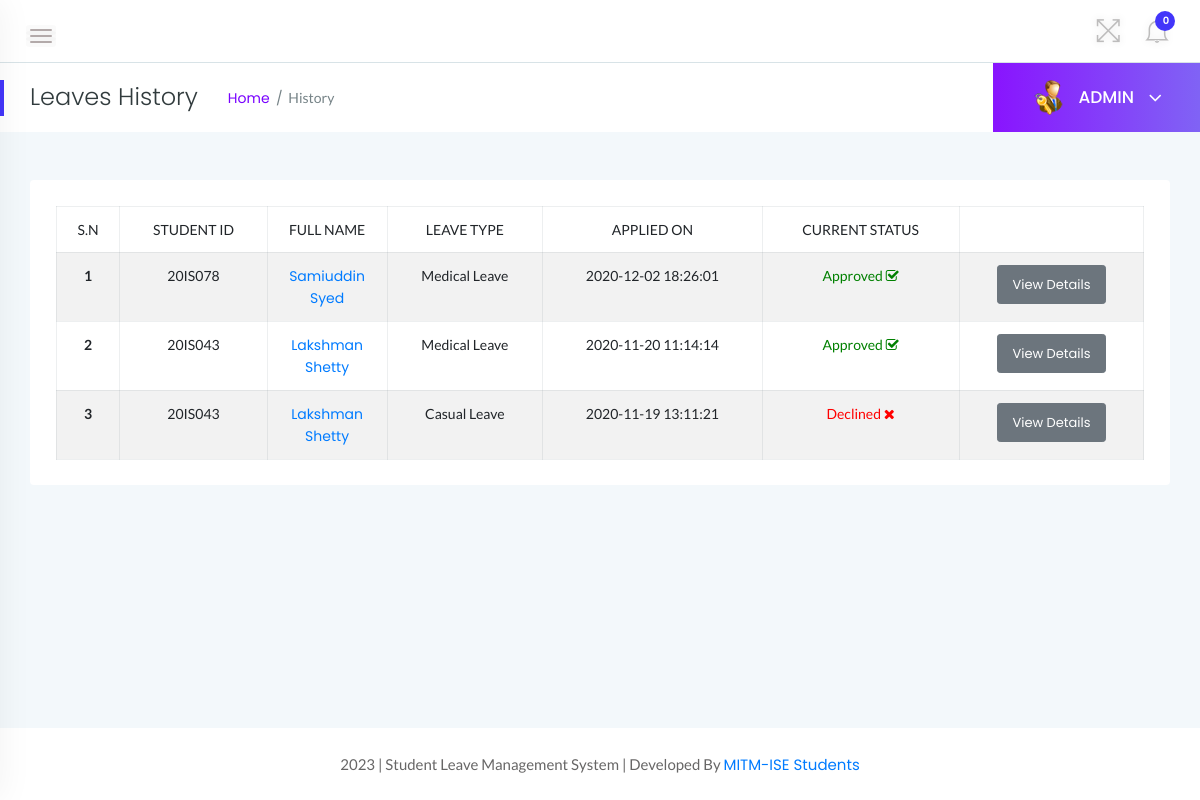
The page /admin/leave-history.php (signed in) on the database its author committed.
### tables this page shows
CREATE TABLE `tblleaves` (
  `id` int(11) NOT NULL,
  `LeaveType` varchar(110) NOT NULL,
  `ToDate` varchar(120) NOT NULL,
  `FromDate` varchar(120) NOT NULL,
  `Description` mediumtext NOT NULL,
  `PostingDate` timestamp NOT NULL DEFAULT CURRENT_TIMESTAMP,
  `AdminRemark` mediumtext,
  `AdminRemarkDate` varchar(120) DEFAULT NULL,
  `Status` int(1) NOT NULL,
  `IsRead` int(1) NOT NULL,
  `empid` int(11) DEFAULT NULL
);

CREATE TABLE `tblstudents` (
  `id` int(11) NOT NULL,
  `EmpId` varchar(100) NOT NULL,
  `FirstName` varchar(150) NOT NULL,
  `LastName` varchar(150) NOT NULL,
  `EmailId` varchar(200) NOT NULL,
  `Password` varchar(180) NOT NULL,
  `Gender` varchar(100) NOT NULL,
  `Dob` varchar(100) NOT NULL,
  `Address` varchar(255) NOT NULL,
  `City` varchar(200) NOT NULL,
  `Country` varchar(150) NOT NULL,
  `Phonenumber` char(11) NOT NULL,
  `Status` int(1) NOT NULL,
  `RegDate` timestamp NOT NULL DEFAULT CURRENT_TIMESTAMP
);

### admin/leave-history.php (the view, shortened to what this page needs)
<?php
    if(strlen($_SESSION['alogin'])==0){
        header('location:index.php');
    } else {
 ?>
<!doctype html>
<html class="no-js" lang="en">
<head>
    <link rel="stylesheet" href="../assets/css/bootstrap.min.css">
    <link rel="stylesheet" href="../assets/css/font-awesome.min.css">
    <link rel="stylesheet" href="../assets/css/themify-icons.css">
    <link rel="stylesheet" href="../assets/css/metisMenu.css">
    <link rel="stylesheet" href="../assets/css/owl.carousel.min.css">
    <link rel="stylesheet" href="../assets/css/slicknav.min.css">
    <link rel="stylesheet" href="https://www.amcharts.com/lib/3/plugins/export/export.css" type="text/css" media="all" />
    <link rel="stylesheet" type="text/css" href="https://cdn.datatables.net/1.10.19/css/jquery.dataTables.css">
    <link rel="stylesheet" type="text/css" href="https://cdn.datatables.net/1.10.18/css/dataTables.bootstrap4.min.css">
    <link rel="stylesheet" type="text/css" href="https://cdn.datatables.net/responsive/2.2.3/css/responsive.bootstrap.min.css">
    <link rel="stylesheet" type="text/css" href="https://cdn.datatables.net/responsive/2.2.3/css/responsive.jqueryui.min.css">
    <link rel="stylesheet" href="../assets/css/typography.css">
    <link rel="stylesheet" href="../assets/css/default-css.css">
    <link rel="stylesheet" href="../assets/css/styles.css">
    <link rel="stylesheet" href="../assets/css/responsive.css">
</head>
<body>
    <div class="page-container">
        <div class="main-content">
            <div class="header-area">
                <div class="row align-items-center">
                    <div class="col-md-6 col-sm-8 clearfix">
                        <div class="nav-btn pull-left">
                            <span></span>
                            <span></span>
                            <span></span>
                        </div>
                    </div>
                    <div class="col-md-6 col-sm-4 clearfix">
                        <ul class="notification-area pull-right">
                            <li id="full-view"><i class="ti-fullscreen"></i></li>
                            <?php include '../includes/admin-notification.php'?>
                        </ul>
                    </div>
                </div>
            </div>
            <div class="page-title-area">
                <div class="row align-items-center">
                    <div class="col-sm-6">
                        <div class="breadcrumbs-area clearfix">
                            <h4 class="page-title pull-left">Leaves History</h4>
                            <ul class="breadcrumbs pull-left">
                                <li><a href="dashboard.php">Home</a></li>
                                <li><span>History</span></li>
                            </ul>
                        </div>
                    </div>
                    <div class="col-sm-6 clearfix">
                        <div class="user-profile pull-right">
                            <img class="avatar user-thumb" src="../assets/images/admin.png" alt="avatar">
                            <h4 class="user-name dropdown-toggle" data-toggle="dropdown">ADMIN <i class="fa fa-angle-down"></i></h4>
                        </div>
                    </div>
                </div>
            </div>
            <div class="main-content-inner">
                <div class="row">
                                <div class="col-12 mt-5">
                                    <div class="card">
                                        <div class="card-body">
                                        <div class="single-table">
                                            <div class="table-responsive">
                                                <table class="table table-hover table-striped table-bordered progress-table text-center">
                                                <thead class="text-uppercase">
                                                <tr>
                                                        <td>S.N</td>
                                                        <td>Student ID</td>
                                                        <td width="120">Full Name</td>
                                                        <td>Leave Type</td>
                                                        <td>Applied On</td>
                                                        <td>Current Status</td>
                                                        <td></td>
                                                    </tr>
                                                </thead>
                                                <tbody>
                                                <?php
                                                    $sql = "SELECT tblleaves.id as lid,tblstudents.FirstName,tblstudents.LastName,tblstudents.EmpId,tblstudents.id,tblleaves.LeaveType,tblleaves.PostingDate,tblleaves.Status from tblleaves join tblstudents on tblleaves.empid=tblstudents.id order by lid desc";
                                                    $query = $dbh -> prepare($sql);
                                                    $query->execute();
                                                    $results=$query->fetchAll(PDO::FETCH_OBJ);
                                                    $cnt=1;
                                                    if($query->rowCount() > 0){
                                                    foreach($results as $result)
                                                    {
                                                ?>
                                        <tr>
                                            <td> <b><?php echo htmlentities($cnt);?></b></td>
                                            <td><?php echo htmlentities($result->EmpId);?></td>
                                            <td><a href="update-employee.php?empid=<?php echo htmlentities($result->id);?>" target="_blank"><?php echo htmlentities($result->FirstName." ".$result->LastName);?></a></td>
                                            <td><?php echo htmlentities($result->LeaveType);?></td>
                                            <td><?php echo htmlentities($result->PostingDate);?></td>
                                            <td><?php $stats=$result->Status;
                                            if($stats==1){
                                             ?>
                                                 <span style="color: green">Approved <i class="fa fa-check-square-o"></i></span>
                                                 <?php } if($stats==2)  { ?>
                                                <span style="color: red">Declined <i class="fa fa-times"></i></span>
                                                 <?php } if($stats==0)  { ?>
                                            <span style="color: blue">Pending <i class="fa fa-spinner"></i></span>
                                            <?php } ?>
                                             </td>
                                            <td><a href="employeeLeave-details.php?leaveid=<?php echo htmlentities($result->lid);?>" class="btn btn-secondary btn-sm">View Details</a></td>
                                            </tr>
                                                <?php $cnt++;} }?>
                                            </tbody>
                                                </table>
                                            </div>
                                        </div>
                                        </div>
                                    </div>
                                </div>
                </div>
                </div>
            </div>
            <?php include '../includes/footer.php' ?>
        </div>
</body>
</html>
<?php } ?>

### assets/css/styles.css (style rules this page uses)
.page-container { width: 100%; height: 100%; min-height: 100vh; padding-left: 280px; -webkit-transition: padding-left 0.3s ease 0s; transition: padding-left 0.3s ease 0s; }
.sbar_collapsed.page-container { padding-left: 0; }
.card { border: none; border-radius: 4px; background-color: #fff; -webkit-transition: all 0.3s ease 0s; transition: all 0.3s ease 0s; }
.card-body { padding: 25.6px; padding: 1.6rem; }
.main-content { width: 100%; background: #f3f8fb; }
.main-content-inner { padding: 0 30px 50px; }
.header-area { padding: 15px 30px; background: #fff; border-bottom: 1px solid #d8e3e7; }
.nav-btn { margin: 10px 30px 0 0; cursor: pointer; }
.nav-btn span { display: block; width: 22px; height: 2px; background: #b3aaaa; margin: 4px 0; border-radius: 15px; -webkit-transition: all 0.3s ease 0s; transition: all 0.3s ease 0s; box-shadow: 0 0 0 4px rgba(99, 96, 96, 0.03); }
.nav-btn span:nth-child(2) { opacity: 0; }
.nav-btn span:first-child { -webkit-transform: rotate(45deg) translate(5px, 5px); transform: rotate(45deg) translate(5px, 5px); }
.nav-btn span:last-child { -webkit-transform: rotate(-45deg) translate(3px, -3px); transform: rotate(-45deg) translate(3px, -3px); }
.sbar_collapsed .nav-btn span { transform: none; opacity: 1; }
.notification-area { -webkit-user-select: none; -moz-user-select: none; -ms-user-select: none; user-select: none; position: relative; z-index: 1; }
.notification-area li { display: inline-block; margin-left: 20px; cursor: pointer; -webkit-user-select: none; -moz-user-select: none; -ms-user-select: none; user-select: none; }
.notification-area li > i { font-size: 26px; color: #bdbcbc; vertical-align: middle; text-shadow: 0 0 8px rgba(0, 0, 0, 0.12); -webkit-transition: color 0.3s ease 0s; transition: color 0.3s ease 0s; }
.notification-area li#full-view { display: inline-block; }
.page-title-area { padding: 0 30px; background: #fff; position: relative; }
.page-title-area:before { content: ""; position: absolute; left: 0; top: 50%; width: 4px; height: 36px; background: var(--primary-color); -webkit-transform: translateY(-50%); transform: translateY(-50%); }
.page-title { font-size: 24px; font-weight: 300; color: #313b3d; letter-spacing: 0; margin-right: 30px; }
ul.breadcrumbs { margin-top: 4px; }
.breadcrumbs li { display: inline-block; }
.breadcrumbs li a, .breadcrumbs li span { display: block; font-size: 14px; font-weight: 400; color: #7801ff; letter-spacing: 0; margin-right: 16px; position: relative; }
.breadcrumbs li a:before { content: "/"; color: #768387; position: absolute; right: -13px; top: 0; }
.breadcrumbs li span { margin-right: 0; color: #768387; text-transform: capitalize; }
.user-profile { margin-right: -30px; display: -webkit-box; display: -ms-flexbox; display: flex; -webkit-box-align: center; -ms-flex-align: center; align-items: center; -ms-flex-wrap: wrap; flex-wrap: wrap; background: -webkit-linear-gradient(left, #8914fe 0%, #8063f5 100%); background: linear-gradient(to right, #8914fe 0%, #8063f5 100%); padding: 17px 38px; position: relative; }
.user-profile img.avatar { height: 35px; width: 35px; border-radius: 50%; margin-right: 12px; }
.user-name { font-size: 17px; font-weight: 500; color: #fff; letter-spacing: 0; cursor: pointer; -webkit-user-select: none; -moz-user-select: none; -ms-user-select: none; user-select: none; }
.user-name i { margin-left: 10px; font-size: 21px; vertical-align: middle; position: relative; }
.notification-area .dropdown-toggle, .user-name.dropdown-toggle { position: relative; }
.notification-area .dropdown-toggle:after, .user-name.dropdown-toggle:after { display: none; }
.btn { padding: 11px 17px; font-size: 13px; letter-spacing: 0; }
.btn-sm { padding: 9px 14px; }
.single-table .table { margin-bottom: 0; }
table tr th, table tr td { border-top: 1px solid rgba(120, 130, 140, 0.13) !important; }
.table-bordered td, .table-bordered th { border: 1px solid rgba(120, 130, 140, 0.13) !important; }

### rows shown on the page
tblleaves: tblstudents.EmpId "20IS078", tblstudents.FirstName+LastName "Samiuddin Syed", LeaveType "Medical Leave", PostingDate "2020-12-02 18:26:01", Status "Approved"
tblleaves: tblstudents.EmpId "20IS043", tblstudents.FirstName+LastName "Lakshman Shetty", LeaveType "Medical Leave", PostingDate "2020-11-20 11:14:14", Status "Approved"
tblleaves: tblstudents.EmpId "20IS043", tblstudents.FirstName+LastName "Lakshman Shetty", LeaveType "Casual Leave", PostingDate "2020-11-19 13:11:21", Status "Declined"

### other values the page prints
$unreadcount "0"
